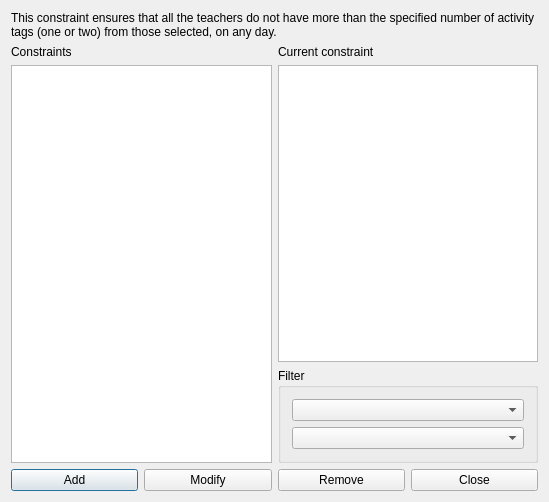
<?xml version="1.0" encoding="UTF-8"?>
<ui version="4.0">
 <class>ConstraintTeachersMaxActivityTagsPerDayFromSetForm_template</class>
 <widget class="QDialog" name="ConstraintTeachersMaxActivityTagsPerDayFromSetForm_template">
  <property name="geometry">
   <rect>
    <x>0</x>
    <y>0</y>
    <width>549</width>
    <height>502</height>
   </rect>
  </property>
  <property name="windowTitle">
   <string extracomment="This is the title of the dialog in which you see the list of all constraints of this type">Constraints teachers max activity tags per day from set</string>
  </property>
  <layout class="QGridLayout" name="gridLayout_2">
   <item row="0" column="0" colspan="2">
    <widget class="QLabel" name="textLabel1">
     <property name="sizePolicy">
      <sizepolicy hsizetype="Minimum" vsizetype="Minimum">
       <horstretch>0</horstretch>
       <verstretch>0</verstretch>
      </sizepolicy>
     </property>
     <property name="text">
      <string>This constraint ensures that all the teachers do not have more than the specified number of activity tags (one or two) from those selected, on any day.</string>
     </property>
     <property name="wordWrap">
      <bool>true</bool>
     </property>
    </widget>
   </item>
   <item row="1" column="0" rowspan="2">
    <layout class="QVBoxLayout" name="verticalLayout_2">
     <item>
      <widget class="QLabel" name="constraintsTextLabel">
       <property name="frameShape">
        <enum>QFrame::NoFrame</enum>
       </property>
       <property name="frameShadow">
        <enum>QFrame::Plain</enum>
       </property>
       <property name="text">
        <string>Constraints</string>
       </property>
       <property name="wordWrap">
        <bool>false</bool>
       </property>
      </widget>
     </item>
     <item>
      <widget class="QListWidget" name="constraintsListWidget"/>
     </item>
    </layout>
   </item>
   <item row="1" column="1">
    <layout class="QVBoxLayout" name="verticalLayout">
     <item>
      <widget class="QLabel" name="currentConstraintTextLabel">
       <property name="text">
        <string>Current constraint</string>
       </property>
       <property name="wordWrap">
        <bool>false</bool>
       </property>
      </widget>
     </item>
     <item>
      <widget class="QPlainTextEdit" name="currentConstraintTextEdit"/>
     </item>
    </layout>
   </item>
   <item row="2" column="1">
    <widget class="QGroupBox" name="filterGroupBox">
     <property name="title">
      <string>Filter</string>
     </property>
     <layout class="QGridLayout" name="gridLayout">
      <item row="0" column="0">
       <widget class="QComboBox" name="teachersComboBox"/>
      </item>
      <item row="1" column="0">
       <widget class="QComboBox" name="activityTagsComboBox"/>
      </item>
     </layout>
    </widget>
   </item>
   <item row="3" column="0" colspan="2">
    <layout class="QHBoxLayout" name="horizontalLayout">
     <item>
      <widget class="QPushButton" name="addConstraintPushButton">
       <property name="text">
        <string>Add</string>
       </property>
      </widget>
     </item>
     <item>
      <widget class="QPushButton" name="modifyConstraintPushButton">
       <property name="text">
        <string>Modify</string>
       </property>
      </widget>
     </item>
     <item>
      <widget class="QPushButton" name="removeConstraintPushButton">
       <property name="text">
        <string>Remove</string>
       </property>
      </widget>
     </item>
     <item>
      <widget class="QPushButton" name="closePushButton">
       <property name="text">
        <string>Close</string>
       </property>
      </widget>
     </item>
    </layout>
   </item>
  </layout>
 </widget>
 <layoutdefault spacing="6" margin="11"/>
 <resources/>
 <connections/>
</ui>
